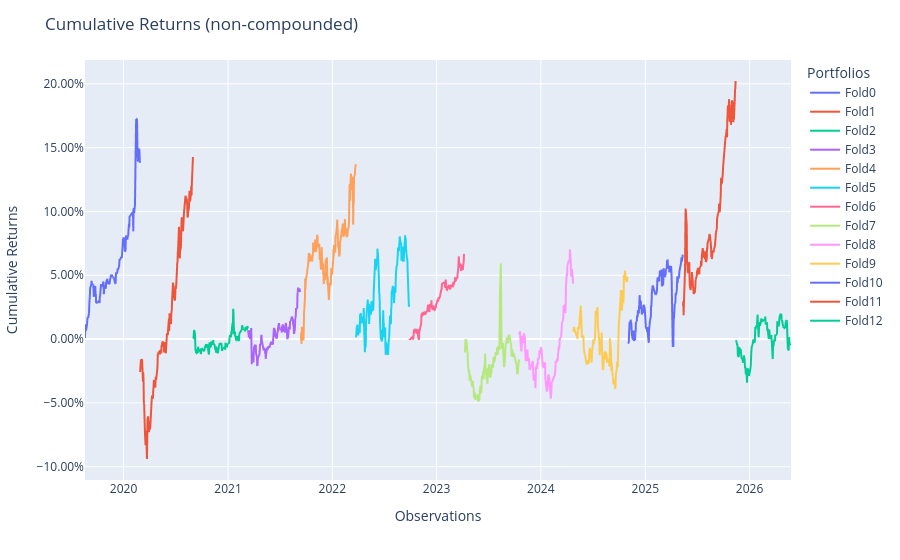

Write notebook code for a chart like this one.
### Code cell
oos_pop = Population([fold['test'] for fold in fold_results])
oos_pop.plot_cumulative_returns()

### Figure 1 — Plotly figure (JSON) as saved in the notebook; plotly's stock layout.template omitted (floating-point values rounded to 4 significant figures; data arrays with more than 128 entries replaced by an {"elided": "..."} marker saying what was removed)
{"data": [{"hovertemplate": "variable=Fold0<br>index=%{x}<br>value=%{y}<extra></extra>", "legendgroup": "Fold0", "line": {"color": "#636efa", "dash": "solid"}, "marker": {"symbol": "circle"}, "mode": "lines", "name": "Fold0", "showlegend": true, "type": "scattergl", "x": {"elided": "1638 str values"}, "xaxis": "x", "y": {"elided": "1638 float values"}, "yaxis": "y"}, {"hovertemplate": "variable=Fold1<br>index=%{x}<br>value=%{y}<extra></extra>", "legendgroup": "Fold1", "line": {"color": "#EF553B", "dash": "solid"}, "marker": {"symbol": "circle"}, "mode": "lines", "name": "Fold1", "showlegend": true, "type": "scattergl", "x": {"elided": "1638 str values"}, "xaxis": "x", "y": {"elided": "1638 float values"}, "yaxis": "y"}, {"hovertemplate": "variable=Fold2<br>index=%{x}<br>value=%{y}<extra></extra>", "legendgroup": "Fold2", "line": {"color": "#00cc96", "dash": "solid"}, "marker": {"symbol": "circle"}, "mode": "lines", "name": "Fold2", "showlegend": true, "type": "scattergl", "x": {"elided": "1638 str values"}, "xaxis": "x", "y": {"elided": "1638 float values"}, "yaxis": "y"}, {"hovertemplate": "variable=Fold3<br>index=%{x}<br>value=%{y}<extra></extra>", "legendgroup": "Fold3", "line": {"color": "#ab63fa", "dash": "solid"}, "marker": {"symbol": "circle"}, "mode": "lines", "name": "Fold3", "showlegend": true, "type": "scattergl", "x": {"elided": "1638 str values"}, "xaxis": "x", "y": {"elided": "1638 float values"}, "yaxis": "y"}, {"hovertemplate": "variable=Fold4<br>index=%{x}<br>value=%{y}<extra></extra>", "legendgroup": "Fold4", "line": {"color": "#FFA15A", "dash": "solid"}, "marker": {"symbol": "circle"}, "mode": "lines", "name": "Fold4", "showlegend": true, "type": "scattergl", "x": {"elided": "1638 str values"}, "xaxis": "x", "y": {"elided": "1638 float values"}, "yaxis": "y"}, {"hovertemplate": "variable=Fold5<br>index=%{x}<br>value=%{y}<extra></extra>", "legendgroup": "Fold5", "line": {"color": "#19d3f3", "dash": "solid"}, "marker": {"symbol": "circle"}, "mode": "lines", "name": "Fold5", "showlegend": true, "type": "scattergl", "x": {"elided": "1638 str values"}, "xaxis": "x", "y": {"elided": "1638 float values"}, "yaxis": "y"}, {"hovertemplate": "variable=Fold6<br>index=%{x}<br>value=%{y}<extra></extra>", "legendgroup": "Fold6", "line": {"color": "#FF6692", "dash": "solid"}, "marker": {"symbol": "circle"}, "mode": "lines", "name": "Fold6", "showlegend": true, "type": "scattergl", "x": {"elided": "1638 str values"}, "xaxis": "x", "y": {"elided": "1638 float values"}, "yaxis": "y"}, {"hovertemplate": "variable=Fold7<br>index=%{x}<br>value=%{y}<extra></extra>", "legendgroup": "Fold7", "line": {"color": "#B6E880", "dash": "solid"}, "marker": {"symbol": "circle"}, "mode": "lines", "name": "Fold7", "showlegend": true, "type": "scattergl", "x": {"elided": "1638 str values"}, "xaxis": "x", "y": {"elided": "1638 float values"}, "yaxis": "y"}, {"hovertemplate": "variable=Fold8<br>index=%{x}<br>value=%{y}<extra></extra>", "legendgroup": "Fold8", "line": {"color": "#FF97FF", "dash": "solid"}, "marker": {"symbol": "circle"}, "mode": "lines", "name": "Fold8", "showlegend": true, "type": "scattergl", "x": {"elided": "1638 str values"}, "xaxis": "x", "y": {"elided": "1638 float values"}, "yaxis": "y"}, {"hovertemplate": "variable=Fold9<br>index=%{x}<br>value=%{y}<extra></extra>", "legendgroup": "Fold9", "line": {"color": "#FECB52", "dash": "solid"}, "marker": {"symbol": "circle"}, "mode": "lines", "name": "Fold9", "showlegend": true, "type": "scattergl", "x": {"elided": "1638 str values"}, "xaxis": "x", "y": {"elided": "1638 float values"}, "yaxis": "y"}, {"hovertemplate": "variable=Fold10<br>index=%{x}<br>value=%{y}<extra></extra>", "legendgroup": "Fold10", "line": {"color": "#636efa", "dash": "solid"}, "marker": {"symbol": "circle"}, "mode": "lines", "name": "Fold10", "showlegend": true, "type": "scattergl", "x": {"elided": "1638 str values"}, "xaxis": "x", "y": {"elided": "1638 float values"}, "yaxis": "y"}, {"hovertemplate": "variable=Fold11<br>index=%{x}<br>value=%{y}<extra></extra>", "legendgroup": "Fold11", "line": {"color": "#EF553B", "dash": "solid"}, "marker": {"symbol": "circle"}, "mode": "lines", "name": "Fold11", "showlegend": true, "type": "scattergl", "x": {"elided": "1638 str values"}, "xaxis": "x", "y": {"elided": "1638 float values"}, "yaxis": "y"}, {"hovertemplate": "variable=Fold12<br>index=%{x}<br>value=%{y}<extra></extra>", "legendgroup": "Fold12", "line": {"color": "#00cc96", "dash": "solid"}, "marker": {"symbol": "circle"}, "mode": "lines", "name": "Fold12", "showlegend": true, "type": "scattergl", "x": {"elided": "1638 str values"}, "xaxis": "x", "y": {"elided": "1638 float values"}, "yaxis": "y"}], "layout": {"legend": {"title": {"text": "Portfolios"}, "tracegroupgap": 0}, "margin": {"t": 60}, "title": {"text": "Cumulative Returns (non-compounded)"}, "xaxis": {"anchor": "y", "domain": [0, 1], "title": {"text": "Observations"}}, "yaxis": {"anchor": "x", "domain": [0, 1], "tickformat": ".2%", "title": {"text": "Cumulative Returns"}}}}
